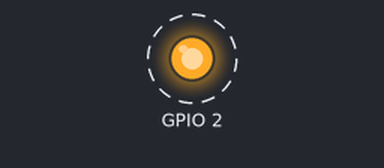
Recording of a sketch running on a simulated ESP32. Parts: output pins drawn as LEDs (lit = HIGH). Dashed ring = blinking. What the sketch prints to the serial monitor is not drawn.

Above: at 0.5 s.
Timing chart, 0 to 4.6 s (numbered marks = the images above):
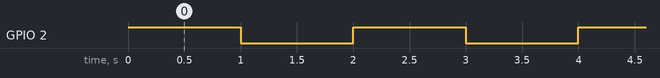

The sketch:

FreeRtos_TaskOnSingleCore.ino
```cpp
void LedToggle(void *parameters)
{
  while(1){
    digitalWrite(2,HIGH);
    vTaskDelay(1000/portTICK_PERIOD_MS);
    digitalWrite(2,LOW);
    vTaskDelay(1000/portTICK_PERIOD_MS);
    Serial.println(xPortGetCoreID());
  }
}

void setup() {
  // put your setup code here, to run once:
  Serial.begin(115200);
  pinMode(2,OUTPUT);

  xTaskCreatePinnedToCore(
    LedToggle,
    "toggle led",
    1024,
    NULL,
    2,
    NULL,
    1);

}

void loop() {
  // put your main code here, to run repeatedly:

}
```

Measured:
- by itself, GPIO 2: alternates HIGH for 1.0 s and LOW for 1.0 s
